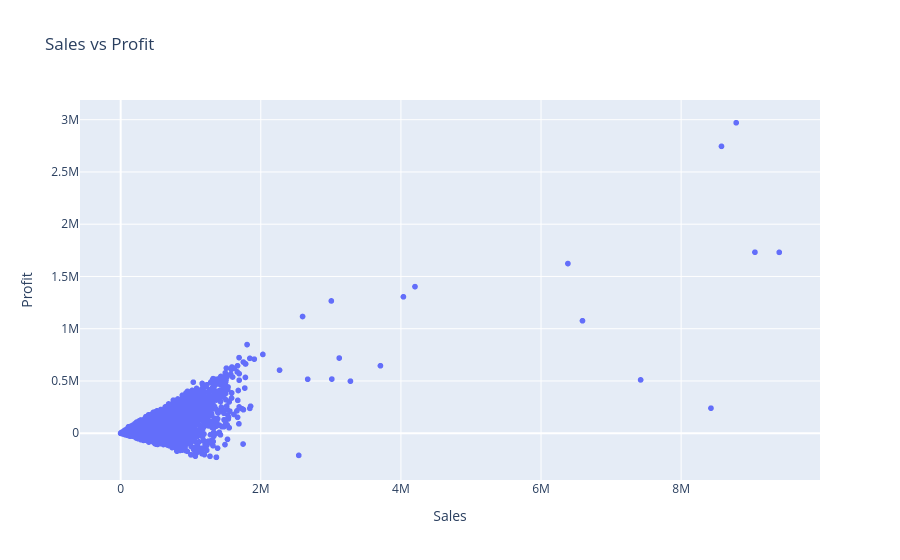

Write notebook code for a chart like this one.
### Markdown cell above
**Code Cell 8
Scatter Plot**

### Code cell
fig = px.scatter(
    df,
    x="Sales",
    y="Profit",
    title="Sales vs Profit"
)

fig.show()

### Figure 1 — Plotly figure (JSON) as saved in the notebook; plotly's stock layout.template omitted (floating-point values rounded to 4 significant figures; data arrays with more than 128 entries replaced by an {"elided": "..."} marker saying what was removed)
{"data": [{"hovertemplate": "Sales=%{x}<br>Profit=%{y}<extra></extra>", "legendgroup": "", "marker": {"color": "#636efa", "symbol": "circle"}, "mode": "markers", "name": "", "showlegend": false, "type": "scattergl", "x": {"elided": "10100 float values"}, "xaxis": "x", "y": {"elided": "10100 float values"}, "yaxis": "y"}], "layout": {"legend": {"tracegroupgap": 0}, "title": {"text": "Sales vs Profit"}, "xaxis": {"anchor": "y", "domain": [0, 1], "title": {"text": "Sales"}}, "yaxis": {"anchor": "x", "domain": [0, 1], "title": {"text": "Profit"}}}}
